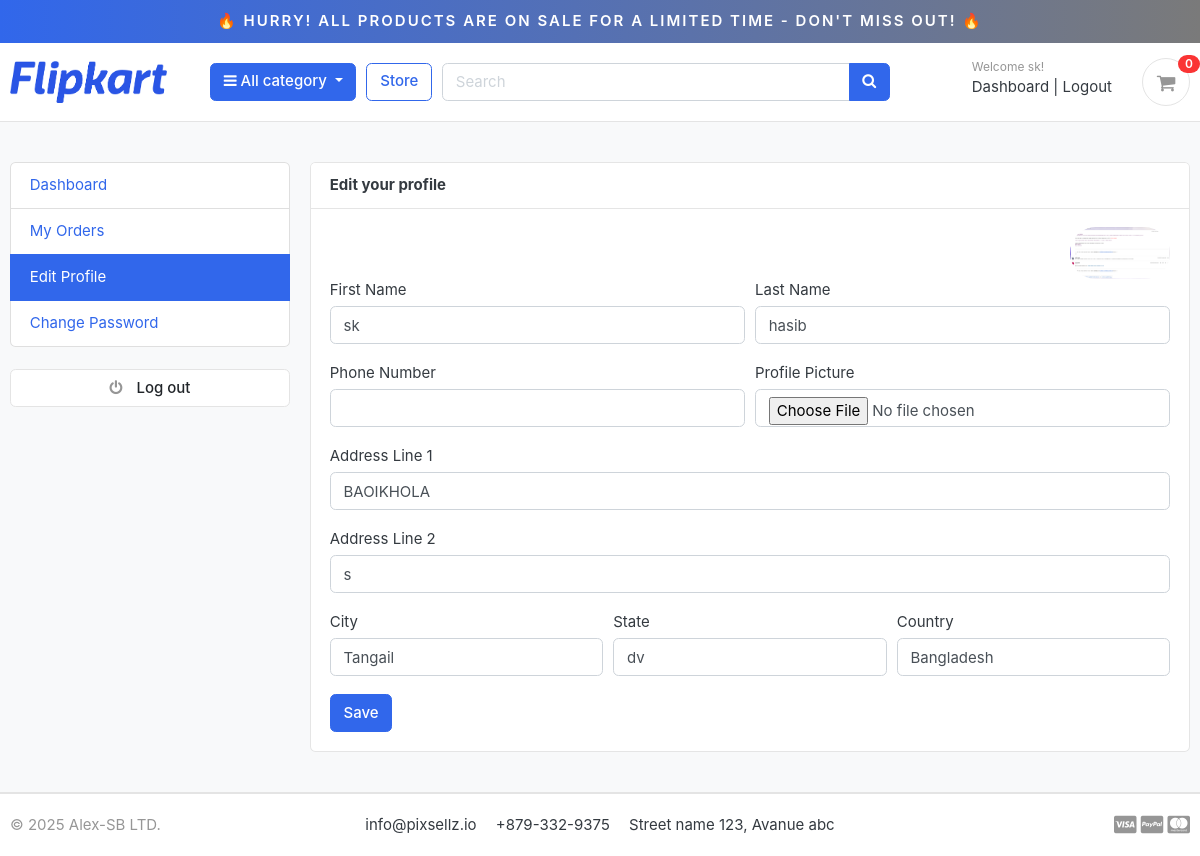
The app's page /accounts/edit_profile/ (signed in) with its own data.
### accounts/models.py (models this page shows, shortened)
class Account(AbstractBaseUser):
    first_name      = models.CharField(max_length=50)
    last_name       = models.CharField(max_length=50)
    username        = models.CharField(max_length=50, unique=True)
    email           = models.EmailField(max_length=100, unique=True)
    phone_number    = models.CharField(max_length=50)
    date_joined     = models.DateTimeField(auto_now_add=True)
    last_login      = models.DateTimeField(auto_now_add=True)
    is_admin        = models.BooleanField(default=False)
    is_staff        = models.BooleanField(default=False)
    is_active       = models.BooleanField(default=False)
    is_superadmin   = models.BooleanField(default=False)
    USERNAME_FIELD = 'email'
    REQUIRED_FIELDS = ['username', 'first_name', 'last_name']
    objects = MyAccountManager()

class UserProfile(models.Model):
    user = models.OneToOneField(Account, on_delete=models.CASCADE)
    address_line_1 = models.CharField(blank=True, max_length=100)
    address_line_2 = models.CharField(blank=True, max_length=100)
    profile_picture = models.ImageField(blank=True, upload_to='userprofile')
    city = models.CharField(blank=True, max_length=20)
    state = models.CharField(blank=True, max_length=20)
    country = models.CharField(blank=True, max_length=20)

### accounts/views.py (the view)
# urls.py: path('edit_profile/', views.edit_profile, name='edit_profile'),
@login_required(login_url='login')
def edit_profile(request):
    userprofile = get_object_or_404(UserProfile, user=request.user)
    if request.method == 'POST':
        user_form = UserForm(request.POST, instance=request.user)
        profile_form = UserProfileForm(request.POST, request.FILES, instance=userprofile)
        if user_form.is_valid() and profile_form.is_valid():
            user_form.save()
            profile_form.save()
            messages.success(request, 'Your profile has been updated.')
            return redirect('edit_profile')
    else:
        user_form = UserForm(instance=request.user)
        profile_form = UserProfileForm(instance=userprofile)
    context = {
        'user_form': user_form,
        'profile_form': profile_form,
        'userprofile': userprofile,
    }
    return render(request, 'accounts/edit_profile.html', context)

### accounts/forms.py
class UserForm(forms.ModelForm):
    class Meta:
        model = Account
        fields = ('first_name', 'last_name', 'phone_number')
    def __init__(self, *args, **kwargs):
        super(UserForm, self).__init__(*args, **kwargs)
        for field in self.fields:
            self.fields[field].widget.attrs['class'] = 'form-control'

class UserProfileForm(forms.ModelForm):
    profile_picture = forms.ImageField(required=False, error_messages = {'invalid':("Image files only")}, widget=forms.FileInput)
    class Meta:
        model = UserProfile
        fields = ('address_line_1', 'address_line_2', 'city', 'state', 'country', 'profile_picture')
    def __init__(self, *args, **kwargs):
        super(UserProfileForm, self).__init__(*args, **kwargs)
        for field in self.fields:
            self.fields[field].widget.attrs['class'] = 'form-control'

### carts/context_processors.py (called while the page is built)
def counter(request):
    cart_count = 0
    if 'admin' in request.path:
        return {}
    else:
        try:
            cart = Cart.objects.filter(cart_id=_cart_id(request))
            if request.user.is_authenticated:
                cart_items = CartItem.objects.all().filter(user=request.user)
            else:
                cart_items = CartItem.objects.all().filter(cart=cart[:1])
            for cart_item in cart_items:
                cart_count += cart_item.quantity
        except Cart.DoesNotExist:
            cart_count = 0
    return dict(cart_count=cart_count)

### carts/views.py (called while the page is built)
def _cart_id(request):
    cart = request.session.session_key
    if not cart:
        cart = request.session.create()
    return cart

### category/context_processors.py (called while the page is built)
def menu_links(request):
    links = Category.objects.all()
    return dict(links=links)

### category/models.py (called while the page is built)
    def get_url(self):
            return reverse('products_by_category', args=[self.slug])

### templates/accounts/edit_profile.html (shortened to what this page needs)
{% extends 'base.html' %}
{% block content %}
<section class="section-conten padding-y bg">
<div class="container">
	<div class="row">
	{% include 'includes/dashboard_sidebar.html' %}
	<main class="col-md-9">
		<article class="card">
		<header class="card-header">
			<strong class="d-inline-block mr-3">Edit your profile</strong>
		</header>
		<div class="card-body">
			<div class="text-right">
				<img src="{{userprofile.profile_picture.url}}" alt="Profile Picture" width="100" style="border-radius:50px;">
			</div>
			<div class="row">
			<div class="col-md-12">
				<form action="{% url 'edit_profile' %}" method="POST" enctype="multipart/form-data">
					<div class="form-row">
						<div class="form-group col-md-6">
							<label>First Name</label>
							{{user_form.first_name}}
						</div>
						<div class="form-group col-md-6">
							<label>Last Name</label>
							{{user_form.last_name}}
						</div>
					</div>
					<div class="form-row">
						<div class="form-group col-md-6">
							<label>Phone Number</label>
							{{user_form.phone_number}}
						</div>
						<div class="form-group col-md-6">
							<label>Profile Picture</label>
							{{profile_form.profile_picture}}
						</div>
					</div>
					<div class="form-group">
						<label>Address Line 1</label>
						{{profile_form.address_line_1}}
					</div>
					<div class="form-group">
						<label>Address Line 2</label>
						{{profile_form.address_line_2}}
					</div>
					<div class="form-row">
						<div class="form-group col-md-4">
							<label>City</label>
							{{profile_form.city}}
						</div>
						<div class="form-group col-md-4">
							<label>State</label>
							{{profile_form.state}}
						</div>
						<div class="form-group col-md-4">
							<label>Country</label>
							{{profile_form.country}}
						</div>
					</div>
					<input type="submit" value="Save" class="btn btn-primary">
				</form>
			</div>
			</div>
		</div>
		</article>
	</main>
</div>
</div>
</section>
{% endblock %}

### templates/includes/navbar.html (shortened to what this page needs)
{% load static %}
<div class="container-fluid" style="text-align:center;background-image: linear-gradient(to right, #3167EB , #7A7A7A);padding:10px;font-weight: 600;position:sticky;top:0;z-index:999;">
<a href="https://www.udemy.com/course/django-ecommerce-project-based-course-python-django-web-development/?couponCode=DJECOM" style="color: white;text-transform: uppercase;letter-spacing: 2px;"><span>&#x1F525</span> Hurry! All Products Are on Sale for a Limited Time - Don't Miss Out! <span>&#x1F525</span></a>
</div>
<header class="section-header">
<section class="header-main border-bottom">
  <div class="container">
<div class="row align-items-center">
  <div class="col-lg-2 col-md-3 col-6">
    <a href="{% url 'home' %}" class="brand-wrap">
      <img class="logo" src="{% static './images/Flipkarts-logo.png' %}">
    </a>
  </div>
  <div class="col-lg col-sm col-md col-6 flex-grow-0">
    <div class="category-wrap dropdown d-inline-block float-right">
      <button type="button" class="btn btn-primary dropdown-toggle" data-toggle="dropdown">
        <i class="fa fa-bars"></i> All category
      </button>
    </div>
  </div>
  <a href="{% url 'store' %}" class="btn btn-outline-primary">Store</a>
<div class="col-lg  col-md-6 col-sm-12 col">
    <form action="{% url 'search' %}" class="search" method='GET'>
      <div class="input-group w-100">
          <input type="text" class="form-control" style="width:60%;" placeholder="Search" name="keyword" required>
          <div class="input-group-append">
            <button class="btn btn-primary" type="submit">
              <i class="fa fa-search"></i>
            </button>
          </div>
        </div>
    </form>
  </div>
  <div class="col-lg-3 col-sm-6 col-8 order-2 order-lg-3">
        <div class="d-flex justify-content-end mb-3 mb-lg-0">
          {% if user.id is None %}
          <div class="widget-header">
            <small class="title text-muted">Welcome guest!</small>
            <div>
              <a href="{% url 'login' %}">Sign in</a> <span class="dark-transp"> | </span>
              <a href="{% url 'register' %}"> Register</a>
            </div>
          </div>
          {% else %}
          <div class="widget-header">
            <small class="title text-muted">Welcome {{user.first_name}}!</small>
            <div>
             <a href="{% url 'dashboard' %}">Dashboard</a> <span class="dark-transp"> | </span>
              <a href="{% url 'logout' %}"> Logout</a>
            </div>
          </div>
          {% endif %}
          <a href="{% url 'cart' %}" class="widget-header pl-3 ml-3">
            <div class="icon icon-sm rounded-circle border"><i class="fa fa-shopping-cart"></i></div>
            <span class="badge badge-pill badge-danger notify">{{cart_count}}</span>
          </a>
        </div>
      </div>
</div>
</div>
</section>
</header>

### flipcart_project/static/css/ui.css (style rules this page uses)
html { font-family: "Inter", sans-serif; font-size: 15px; }
.icon-xs, .icon-sm, .icon-md, .icon-lg { display: inline-block; text-align: center; flex-shrink: 0; flex-grow: 0; }
.icon-sm { width: 48px; height: 48px; line-height: 48px !important; font-size: 20px; }
.padding-y { padding-top: 40px; padding-bottom: 40px; }
article:after, .form-group:after { display: block; clear: both; content: ""; }
.bg { background-color: #f8f9fa; }
.header-main { position: relative; padding-top: 1rem; padding-bottom: 1rem; }
.brand-wrap .logo, .navbar-brand .logo { margin-right: 7px; max-height: 42px; display: inline-block; }
.widget-header { display: inline-block; vertical-align: middle; position: relative; }
.widget-header a { color: #343a40; }
.widget-header i { color: #969696; }
.widget-header .title { display: block; }
.widget-header .notify { position: absolute; top: -3px; right: -10px; }
.notify { position: absolute; top: -4px; right: -10px; display: inline-block; padding: 0.25em 0.6em; font-size: 12px; line-height: 1; text-align: center; border-radius: 3rem; color: #fff; background-color: #fa3434; }

### records on screen
Account: first_name "sk", last_name "hasib"
UserProfile: profile_picture (picture), address_line_1 "BAOIKHOLA", address_line_2 "s", city "Tangail", state "dv", country "Bangladesh"

### other values on screen
{{ cart_count }} "0"
